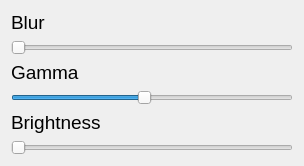
<?xml version="1.0" encoding="UTF-8"?>
<ui version="4.0">
 <class>Form</class>
 <widget class="QWidget" name="Form">
  <property name="windowModality">
   <enum>Qt::NonModal</enum>
  </property>
  <property name="geometry">
   <rect>
    <x>0</x>
    <y>0</y>
    <width>304</width>
    <height>159</height>
   </rect>
  </property>
  <property name="windowTitle">
   <string>Color and blur</string>
  </property>
  <layout class="QVBoxLayout" name="verticalLayout">
   <item>
    <widget class="QLabel" name="label_3">
     <property name="font">
      <font>
       <pointsize>14</pointsize>
      </font>
     </property>
     <property name="text">
      <string>Blur</string>
     </property>
    </widget>
   </item>
   <item>
    <widget class="QSlider" name="blur">
     <property name="orientation">
      <enum>Qt::Horizontal</enum>
     </property>
    </widget>
   </item>
   <item>
    <widget class="QLabel" name="label_2">
     <property name="font">
      <font>
       <pointsize>14</pointsize>
      </font>
     </property>
     <property name="text">
      <string>Gamma</string>
     </property>
    </widget>
   </item>
   <item>
    <widget class="QSlider" name="gamma_slider">
     <property name="styleSheet">
      <string notr="true">selection-color: qlineargradient(spread:pad, x1:0, y1:0, x2:1, y2:0, stop:0 rgba(255, 0, 0, 255), stop:0.166 rgba(255, 255, 0, 255), stop:0.333 rgba(0, 255, 0, 255), stop:0.5 rgba(0, 255, 255, 255), stop:0.666 rgba(0, 0, 255, 255), stop:0.833 rgba(255, 0, 255, 255), stop:1 rgba(255, 0, 0, 255));</string>
     </property>
     <property name="minimum">
      <number>1</number>
     </property>
     <property name="maximum">
      <number>20</number>
     </property>
     <property name="value">
      <number>10</number>
     </property>
     <property name="sliderPosition">
      <number>10</number>
     </property>
     <property name="orientation">
      <enum>Qt::Horizontal</enum>
     </property>
     <property name="tickPosition">
      <enum>QSlider::NoTicks</enum>
     </property>
     <property name="tickInterval">
      <number>0</number>
     </property>
    </widget>
   </item>
   <item>
    <widget class="QLabel" name="label">
     <property name="font">
      <font>
       <pointsize>14</pointsize>
      </font>
     </property>
     <property name="text">
      <string>Brightness</string>
     </property>
    </widget>
   </item>
   <item>
    <widget class="QSlider" name="brightness_slider">
     <property name="styleSheet">
      <string notr="true">selection-color: qlineargradient(spread:pad, x1:0, y1:0, x2:1, y2:0, stop:0 rgba(255, 0, 0, 255), stop:0.166 rgba(255, 255, 0, 255), stop:0.333 rgba(0, 255, 0, 255), stop:0.5 rgba(0, 255, 255, 255), stop:0.666 rgba(0, 0, 255, 255), stop:0.833 rgba(255, 0, 255, 255), stop:1 rgba(255, 0, 0, 255));</string>
     </property>
     <property name="minimum">
      <number>0</number>
     </property>
     <property name="maximum">
      <number>255</number>
     </property>
     <property name="sliderPosition">
      <number>0</number>
     </property>
     <property name="orientation">
      <enum>Qt::Horizontal</enum>
     </property>
     <property name="tickPosition">
      <enum>QSlider::NoTicks</enum>
     </property>
     <property name="tickInterval">
      <number>0</number>
     </property>
    </widget>
   </item>
  </layout>
 </widget>
 <resources/>
 <connections/>
</ui>
